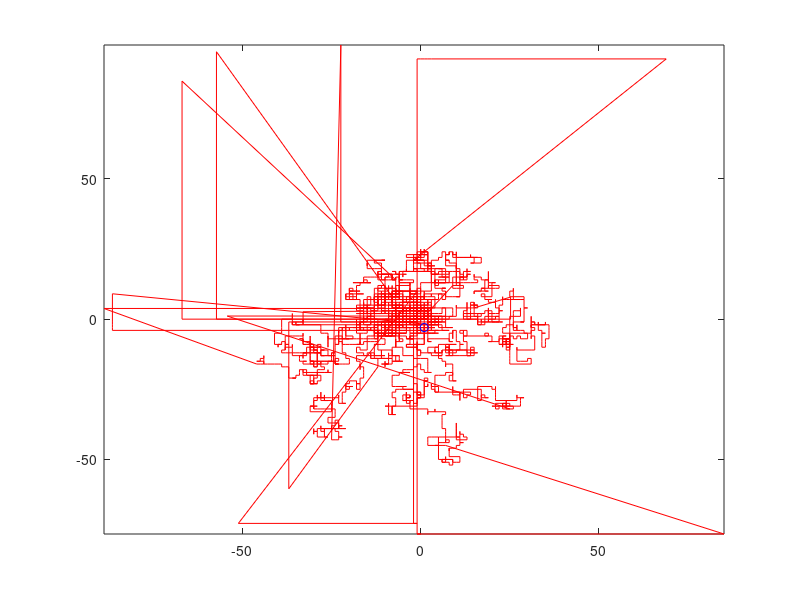
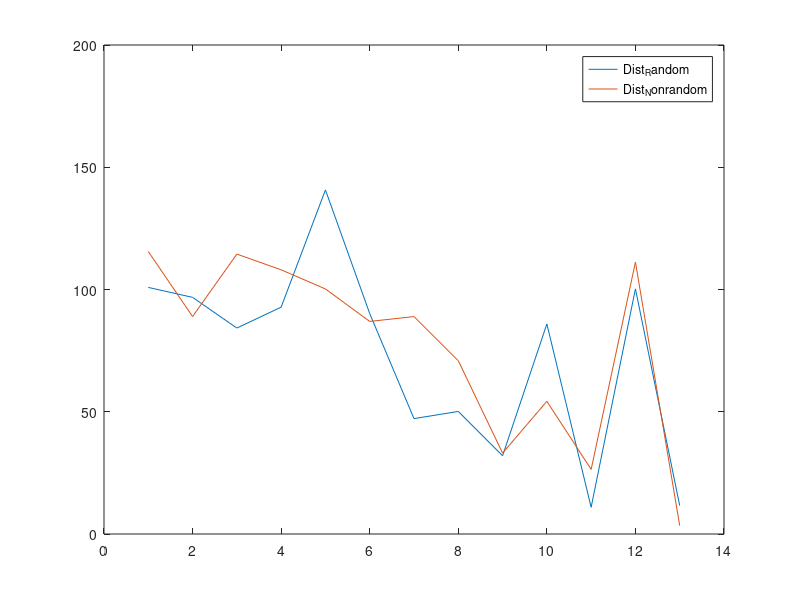

MATLAB code to generate these figures, in order:
% fill array with empty values for program runtime
X = zeros (12000, 1); 
Y = zeros (12000, 1);

Dist = zeros ();
Dist2 = zeros();
X(1,1) = [0]; % array of x values
Y(1,1) = [0]; % array of y values
Xvalue = 0; % current x value (starting position)
Yvalue = 0; % current y value ('')
clock = 0;
   N = 1;
   Scale = 100; % size of population
   Prob = 0.1; % probability of an incoming call every hour

for T = 2 : length(X);    
    
    R = rand;
RN = round (5*R);


    if RN == 1;
        if Xvalue > Scale
            X(T,1) = X(T-1,1);
        else
        Xvalue = Xvalue +1;
   X(T,1) = Xvalue;
        end
    else X(T,1) = X(T-1,1);
    end
   
   if RN == 2;
       if Xvalue < - Scale
           X(T,1) = X(T-1,1);
        else
       Xvalue = Xvalue -1;
       X(T,1) = Xvalue;
       end
       else X(T,1) = X(T-1,1);
   end
    if RN == 3;
        if Yvalue > Scale
            Y(T,1) = Y(T-1,1);
        else
        Yvalue = Yvalue +1;
       Y(T,1) = Yvalue;
        end
       else Y(T,1) = Y(T-1,1);
    end
    if RN == 4;
        if Yvalue < - Scale
            Y(T,1) = Y(T-1,1);
        else
        Yvalue = Yvalue - 1;
       Y(T,1) = Yvalue;
        end
       else Y(T,1) = Y(T-1,1);
    end
  clock = clock +1;
  if clock == 61;
      r = binornd(1,Prob)
      if r > R;
          position (1,1) = (rand-.5)*2*Scale;
        position (1,2) = (rand-.5)*2*Scale;
     X(T,1) = position (1,1);
     Y(T,1) = position (1,2);
  Dist_Random(N,1) = sqrt((position(1,1)- X(T-1,1)).^2 + (position(1,2)- Y(T-1,1)).^2);
  Dist_Nonrandom(N,1) = sqrt((position(1,1)- 0).^2 + (position(1,2)- 0).^2);
  N = N+1;
  T = T+ 1;
  X(T,1) = 0;
  Y(T,1) = 0;
  T = T+1
  
  Xvalue =0;

 Yvalue =0;
      end
  clock = 0;    
  end
  
          
    
end

X;
Y;
 comet (X,Y);
 position = zeros (1,2);
 figure;
 plot(Dist_Random(:,1));
 hold on;
 plot(Dist_Nonrandom(:,1));
 legend('Dist_Random', 'Dist_Nonrandom');
 
 mean(Dist_Random)
 mean(Dist_Nonrandom)

    

    

